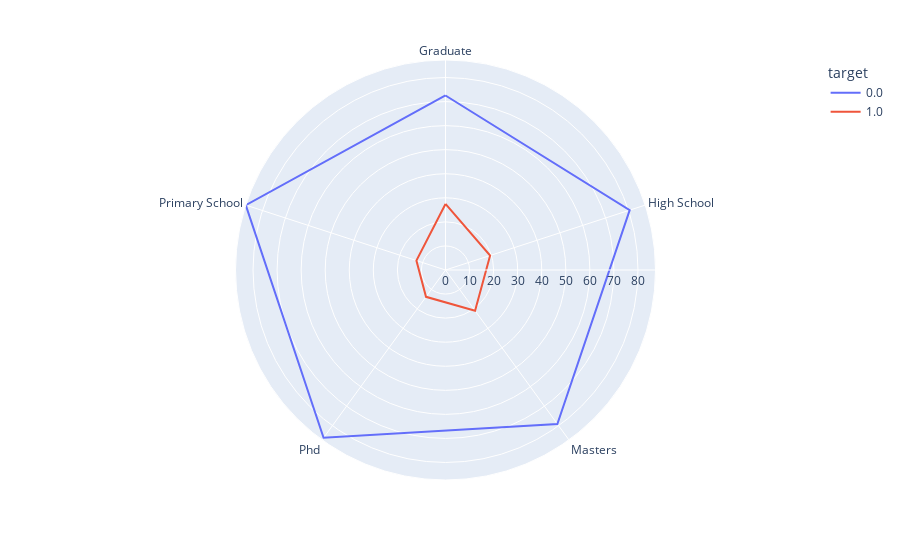

Notebook source saved alongside this figure:
### Code cell
fig = px.line_polar(calculations, r='value', theta='education_level', color= "target", line_close=True)
fig.show()

### Figure 1 — Plotly figure (JSON) as saved in the notebook; plotly's stock layout.template omitted (floating-point values rounded to 4 significant figures)
{"data": [{"hovertemplate": "target=0.0<br>value=%{r}<br>education_level=%{theta}<extra></extra>", "legendgroup": "0.0", "line": {"color": "#636efa", "dash": "solid"}, "mode": "lines", "name": "0.0", "r": [72.53, 80.5, 79.09, 86.22, 87.29, 72.53], "showlegend": true, "subplot": "polar", "theta": ["Graduate", "High School", "Masters", "Phd", "Primary School", "Graduate"], "type": "scatterpolar"}, {"hovertemplate": "target=1.0<br>value=%{r}<br>education_level=%{theta}<extra></extra>", "legendgroup": "1.0", "line": {"color": "#EF553B", "dash": "solid"}, "mode": "lines", "name": "1.0", "r": [27.47, 19.5, 20.91, 13.78, 12.71, 27.47], "showlegend": true, "subplot": "polar", "theta": ["Graduate", "High School", "Masters", "Phd", "Primary School", "Graduate"], "type": "scatterpolar"}], "layout": {"legend": {"title": {"text": "target"}, "tracegroupgap": 0}, "margin": {"t": 60}, "polar": {"angularaxis": {"direction": "clockwise", "rotation": 90}, "domain": {"x": [0, 1], "y": [0, 1]}}}}
